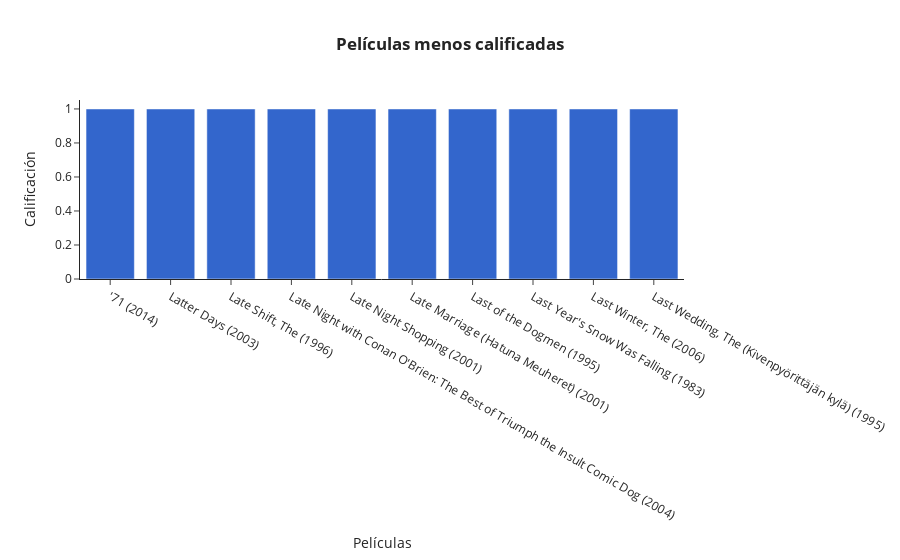

The code cell stored with this chart in its notebook:
### Code cell
# ¿Cuales fueron las películas menos calificadas por los usuarios?
base = movie_ratings.groupby(['title'])[['rating']].count().sort_values('rating', ascending = True).reset_index().head(10)

# crear gráfica
fig = px.bar(base, x = 'title', y='rating',
             title= '<b>Películas menos calificadas<b>',
             color_discrete_sequence=px.colors.qualitative.G10)

# agregar detalles a la gráfica
fig.update_layout(
    xaxis_title = 'Películas',
    yaxis_title = 'Calificación',
    template = 'simple_white',
    title_x = 0.5)

fig.show()

### Figure 1 — Plotly figure (JSON) as saved in the notebook; plotly's stock layout.template omitted (floating-point values rounded to 4 significant figures)
{"data": [{"alignmentgroup": "True", "hovertemplate": "title=%{x}<br>rating=%{y}<extra></extra>", "legendgroup": "", "marker": {"color": "#3366CC", "pattern": {"shape": ""}}, "name": "", "offsetgroup": "", "orientation": "v", "showlegend": false, "textposition": "auto", "type": "bar", "x": ["'71 (2014)", "Latter Days (2003)", "Late Shift, The (1996)", "Late Night with Conan O'Brien: The Best of Triumph the Insult Comic Dog (2004)", "Late Night Shopping (2001)", "Late Marriage (Hatuna Meuheret) (2001)", "Last of the Dogmen (1995)", "Last Year's Snow Was Falling (1983)", "Last Winter, The (2006)", "Last Wedding, The (Kivenpyörittäjän kylä) (1995)"], "xaxis": "x", "y": [1, 1, 1, 1, 1, 1, 1, 1, 1, 1], "yaxis": "y"}], "layout": {"barmode": "relative", "legend": {"tracegroupgap": 0}, "title": {"text": "<b>Películas menos calificadas<b>", "x": 0.5}, "xaxis": {"anchor": "y", "domain": [0, 1], "title": {"text": "Películas"}}, "yaxis": {"anchor": "x", "domain": [0, 1], "title": {"text": "Calificación"}}}}
